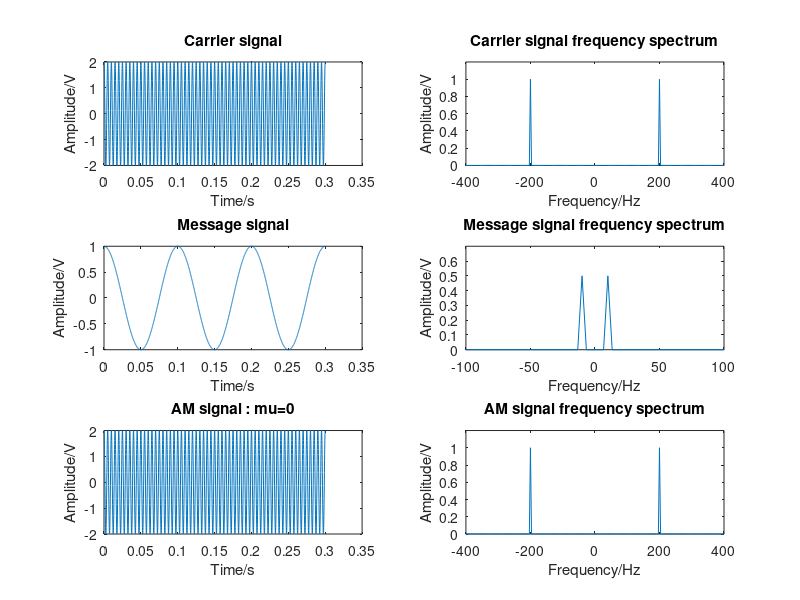

The MATLAB script that drew this image:
fs = 10e3;         %sampling frequency
dt = 1/fs;
t = 0:dt:0.3-dt;
L = length(t);
df = fs/L;
f = -fs/2:df:fs/2-df;

Ac = 2;   %V
fc = 200; %Hz
wc = 2*pi*fc; %rad/s

Am = 1;   %V
fm = 10;  %Hz
wm = 2*pi*fm; %rad/s

m = Am*cos(wm*t); %message signal
c = Ac*cos(wc*t); %carrier signal

K = 1;
Vdc = 1;
mu = 0; 

Xam = K*Vdc*Ac*(1+mu*cos(wm*t)).*cos(wc*t);

%Magnitude Spectrums
mf = abs(fftshift(fft(m)))/L; %message signal
cf = abs(fftshift(fft(c)))/L; %carrier signal
Xamf = abs(fftshift(fft(Xam)))/L; %modulated signal

figure(1);
subplot(3,2,1);
plot(t,c);
xlabel("Time/s") ;
ylabel("Amplitude/V");
title("Carrier signal");

subplot(3,2,2);
plot(f,cf);
ylim([0,1.2]);
xlim([-400,400]);
xlabel("Frequency/Hz");
ylabel("Amplitude/V");
title("Carrier signal frequency spectrum");

subplot(3,2,3);
plot(t,m);
xlabel("Time/s") ;
ylabel("Amplitude/V");
title("Message signal");

subplot(3,2,4);
plot(f,mf);
ylim([0,0.7]);
xlim([-100,100]);
xlabel("Frequency/Hz");
ylabel("Amplitude/V");
title("Message signal frequency spectrum");


subplot(3,2,5);
plot(t,Xam);
xlabel("Time/s") ;
ylabel("Amplitude/V");
title("AM signal : mu=0");

subplot(3,2,6);
plot(f,Xamf);
ylim([0,1.2]);
xlim([-400,400]);
xlabel("Frequency/Hz");
ylabel("Amplitude/V");
title("AM signal frequency spectrum");
